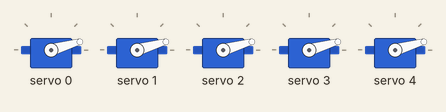
Bench run of a sketch on a simulated Arduino Uno, built with avr-gcc and run on an emulated ATmega328P. On the bench: 5 × servo.

Above: at 0.3 s.
At 1.8 s:
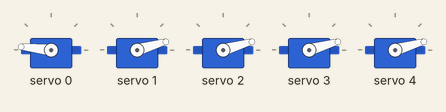
At 2.15 s:
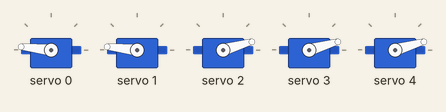
At 2.5 s:
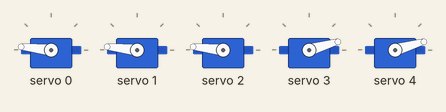
At 2.85 s:
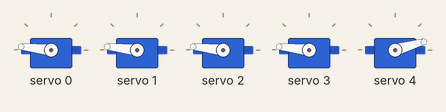
At 3.25 s:
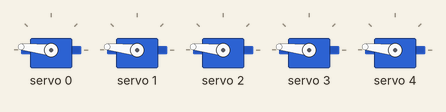
Timing chart, 0 to 7.2 s (numbered marks = the images above):
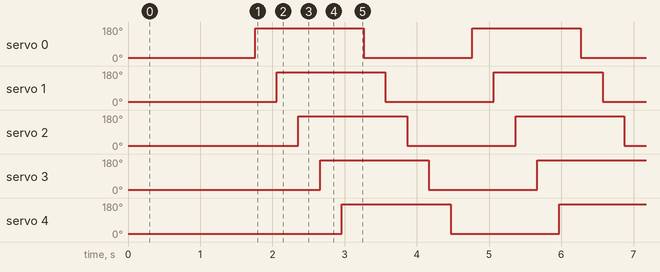

The sketch:

servo.ino
```cpp
#include <Wire.h>
#include <Adafruit_PWMServoDriver.h>
Adafruit_PWMServoDriver pwm = Adafruit_PWMServoDriver();
#define SERVOMIN 150 // this is the 'minimum' pulse length count (out of 4096)
#define SERVOMAX 600 // this is the 'maximum' pulse length count (out of 4096)
void setup() {
  pwm.begin();
  pwm.setPWMFreq(60); // Analog servos run at ~60 Hz updates
  for(int i=0; i<5; i++){
    servo_write(i,10);
    delay(50);
  }
}

void loop() {
  for(int i=0; i<5; i++){
    servo_write(i,10);
    delay(300);
  }
   for(int i=0; i<5; i++){
    servo_write(i,170);
    delay(300);
  }
}
void servo_write(int n, int ang){ //動かすサーボと角度を引数に持つ
  ang = map(ang, 0, 180, SERVOMIN, SERVOMAX); //角度（0～180）をPWMのパルス幅（150～600）へ変換
  pwm.setPWM(n, 0, ang);
}
```

Measured:
- by itself, servo 0–4: alternates 174° for 1.5 s and 16° for 1.5 s
